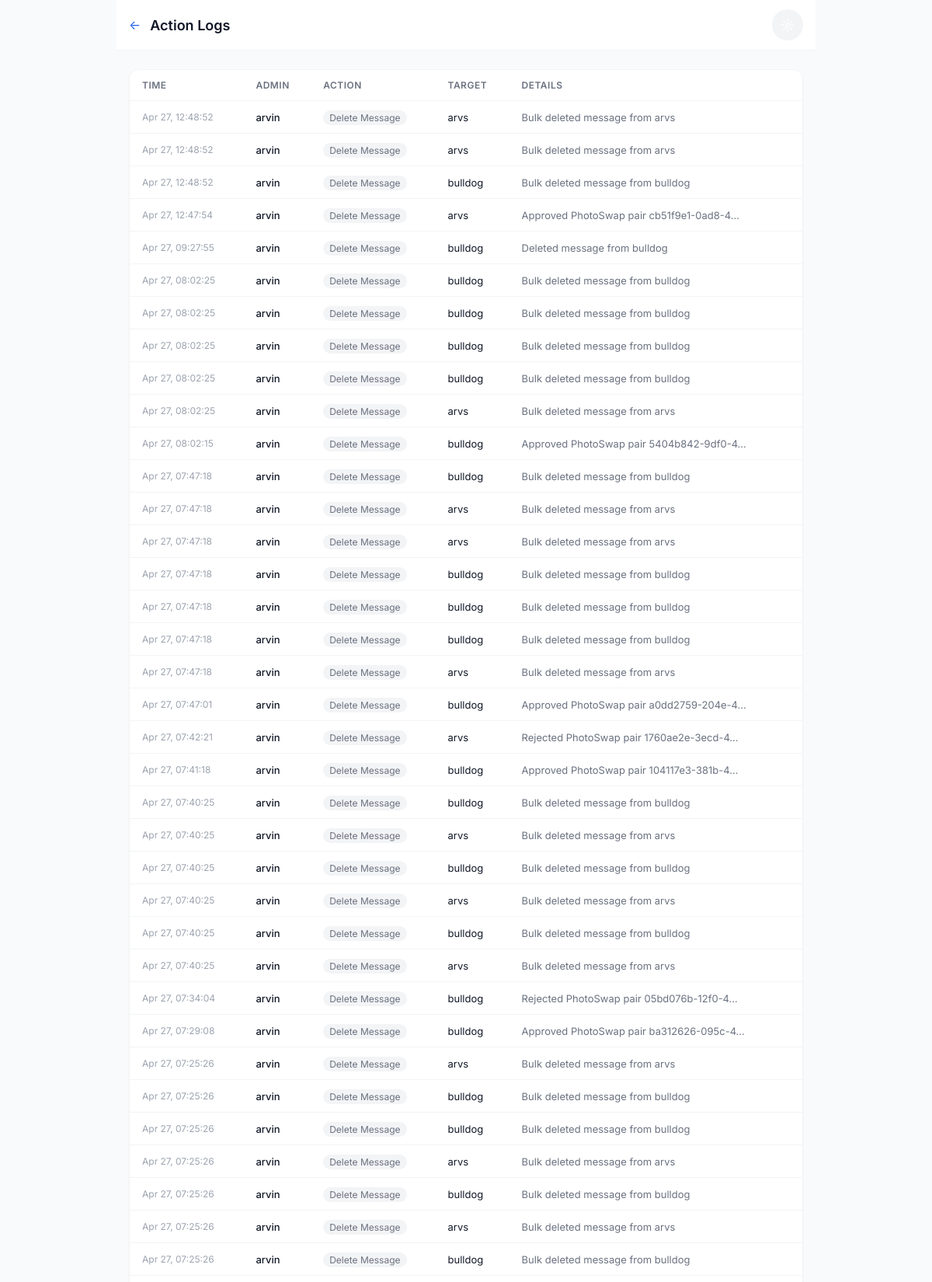
The app's page /chat/admin/logs/ (signed in, upper part) with its own data.
### chat/models.py (models this page shows, shortened)
class AdminLog(models.Model):
    ACTION_TYPES = [
        ('delete_user', 'Delete User'),
        ('delete_message', 'Delete Message'),
        ('delete_conversation', 'Delete Conversation'),
        ('ban_user', 'Ban User'),
        ('unban_user', 'Unban User'),
    ]
    id = models.UUIDField(primary_key=True, default=uuid.uuid4, editable=False)
    admin_user = models.ForeignKey(User, on_delete=models.CASCADE, related_name='admin_actions')
    action_type = models.CharField(max_length=20, choices=ACTION_TYPES)
    target_user = models.ForeignKey(User, on_delete=models.CASCADE, null=True, blank=True, related_name='+')
    details = models.TextField(blank=True)
    ip_address = models.GenericIPAddressField(null=True, blank=True)
    created_at = models.DateTimeField(auto_now_add=True)
    class Meta:
        db_table = 'chat_admin_log'
        ordering = ['-created_at']

### chat/views_admin.py (the view)
# urls.py: path('admin/logs/', views_admin.admin_logs, name='admin_logs'),
@login_required
@user_passes_test(is_staff_or_admin, login_url='chat_list')
def admin_logs(request):
    logs = AdminLog.objects.select_related('admin_user', 'target_user').order_by('-created_at')[:100]
    return render(request, 'chat/admin/logs.html', {'logs': logs, 'is_admin': is_admin_only(request.user)})

### chat/views_admin.py (called while the page is built)
def is_staff_or_admin(user):
    if user.is_superuser:
        return True
    profile = getattr(user, 'profile', None)
    if profile and profile.role in ('staff', 'admin'):
        return True
    return user.is_staff

def is_admin_only(user):
    if user.is_superuser:
        return True
    profile = getattr(user, 'profile', None)
    if profile and profile.role == 'admin':
        return True
    return False

### chat/templates/chat/admin/logs.html (shortened to what this page needs)
{% extends 'chat/base.html' %}
{% block content %}
<div style="max-width: 900px; margin: 0 auto;">
    <div class="app-bar">
        <div style="display: flex; align-items: center; gap: 12px;">
            <a href="{% url 'admin_dashboard' %}" class="back-btn">&#8592;</a>
            <h1>Action Logs</h1>
        </div>
        <button class="theme-toggle" onclick="toggleTheme()">&#9788;</button>
    </div>
    <div class="container" style="padding-top: 24px;">
        <div class="card" style="overflow: auto;">
            <table style="width: 100%; border-collapse: collapse; font-size: 14px;">
                <thead>
                    <tr style="border-bottom: 1px solid var(--border-light);">
                        <th style="padding: 12px 16px; text-align: left; font-weight: 600; color: var(--text-secondary); font-size: 12px; text-transform: uppercase; letter-spacing: 0.5px;">Time</th>
                        <th style="padding: 12px 16px; text-align: left; font-weight: 600; color: var(--text-secondary); font-size: 12px; text-transform: uppercase; letter-spacing: 0.5px;">Admin</th>
                        <th style="padding: 12px 16px; text-align: left; font-weight: 600; color: var(--text-secondary); font-size: 12px; text-transform: uppercase; letter-spacing: 0.5px;">Action</th>
                        <th style="padding: 12px 16px; text-align: left; font-weight: 600; color: var(--text-secondary); font-size: 12px; text-transform: uppercase; letter-spacing: 0.5px;">Target</th>
                        <th style="padding: 12px 16px; text-align: left; font-weight: 600; color: var(--text-secondary); font-size: 12px; text-transform: uppercase; letter-spacing: 0.5px;">Details</th>
                    </tr>
                </thead>
                <tbody>
                    {% for log in logs %}
                    <tr style="border-bottom: 1px solid var(--border-light);">
                        <td style="padding: 12px 16px; font-size: 12px; color: var(--text-muted); white-space: nowrap;">{{ log.created_at|date:"M d, H:i:s" }}</td>
                        <td style="padding: 12px 16px; font-weight: 500; font-size: 13px;">{{ log.admin_user.username }}</td>
                        <td style="padding: 12px 16px;">
                            <span style="font-size: 12px; padding: 2px 8px; border-radius: 12px; background: var(--surface-hover); color: var(--text-secondary);">
                                {{ log.get_action_type_display }}
                            </span>
                        </td>
                        <td style="padding: 12px 16px; font-size: 13px;">{{ log.target_user.username|default:"N/A" }}</td>
                        <td style="padding: 12px 16px; font-size: 13px; color: var(--text-secondary);">{{ log.details|truncatechars:40 }}</td>
                    </tr>
                    {% empty %}
                    <tr><td colspan="5" style="padding: 24px; text-align: center; color: var(--text-secondary);">No action logs found</td></tr>
                    {% endfor %}
                </tbody>
            </table>
        </div>
    </div>
</div>
{% endblock %}

### records on screen
AdminLog: created_at "Apr 27, 12:48:52", admin_user.username "arvin", action_type "Delete Message", target_user.username "arvs", details "Bulk deleted message from arvs"
AdminLog: created_at "Apr 27, 12:48:52", admin_user.username "arvin", action_type "Delete Message", target_user.username "arvs", details "Bulk deleted message from arvs"
AdminLog: created_at "Apr 27, 12:48:52", admin_user.username "arvin", action_type "Delete Message", target_user.username "bulldog", details "Bulk deleted message from bulldog"
AdminLog: created_at "Apr 27, 12:47:54", admin_user.username "arvin", action_type "Delete Message", target_user.username "arvs", details "Approved PhotoSwap pair cb51f9e1-0ad8-4…"
AdminLog: created_at "Apr 27, 09:27:55", admin_user.username "arvin", action_type "Delete Message", target_user.username "bulldog", details "Deleted message from bulldog"
AdminLog: created_at "Apr 27, 08:02:25", admin_user.username "arvin", action_type "Delete Message", target_user.username "bulldog", details "Bulk deleted message from bulldog"
AdminLog: created_at "Apr 27, 08:02:25", admin_user.username "arvin", action_type "Delete Message", target_user.username "bulldog", details "Bulk deleted message from bulldog"
AdminLog: created_at "Apr 27, 08:02:25", admin_user.username "arvin", action_type "Delete Message", target_user.username "bulldog", details "Bulk deleted message from bulldog"
AdminLog: created_at "Apr 27, 08:02:25", admin_user.username "arvin", action_type "Delete Message", target_user.username "bulldog", details "Bulk deleted message from bulldog"
AdminLog: created_at "Apr 27, 08:02:25", admin_user.username "arvin", action_type "Delete Message", target_user.username "arvs", details "Bulk deleted message from arvs"
AdminLog: created_at "Apr 27, 08:02:15", admin_user.username "arvin", action_type "Delete Message", target_user.username "bulldog", details "Approved PhotoSwap pair 5404b842-9df0-4…"
AdminLog: created_at "Apr 27, 07:47:18", admin_user.username "arvin", action_type "Delete Message", target_user.username "bulldog", details "Bulk deleted message from bulldog"
AdminLog: created_at "Apr 27, 07:47:18", admin_user.username "arvin", action_type "Delete Message", target_user.username "arvs", details "Bulk deleted message from arvs"
AdminLog: created_at "Apr 27, 07:47:18", admin_user.username "arvin", action_type "Delete Message", target_user.username "arvs", details "Bulk deleted message from arvs"
AdminLog: created_at "Apr 27, 07:47:18", admin_user.username "arvin", action_type "Delete Message", target_user.username "bulldog", details "Bulk deleted message from bulldog"
AdminLog: created_at "Apr 27, 07:47:18", admin_user.username "arvin", action_type "Delete Message", target_user.username "bulldog", details "Bulk deleted message from bulldog"
AdminLog: created_at "Apr 27, 07:47:18", admin_user.username "arvin", action_type "Delete Message", target_user.username "bulldog", details "Bulk deleted message from bulldog"
AdminLog: created_at "Apr 27, 07:47:18", admin_user.username "arvin", action_type "Delete Message", target_user.username "arvs", details "Bulk deleted message from arvs"
AdminLog: created_at "Apr 27, 07:47:01", admin_user.username "arvin", action_type "Delete Message", target_user.username "bulldog", details "Approved PhotoSwap pair a0dd2759-204e-4…"
AdminLog: created_at "Apr 27, 07:42:21", admin_user.username "arvin", action_type "Delete Message", target_user.username "arvs", details "Rejected PhotoSwap pair 1760ae2e-3ecd-4…"
AdminLog: created_at "Apr 27, 07:41:18", admin_user.username "arvin", action_type "Delete Message", target_user.username "bulldog", details "Approved PhotoSwap pair 104117e3-381b-4…"
AdminLog: created_at "Apr 27, 07:40:25", admin_user.username "arvin", action_type "Delete Message", target_user.username "bulldog", details "Bulk deleted message from bulldog"
AdminLog: created_at "Apr 27, 07:40:25", admin_user.username "arvin", action_type "Delete Message", target_user.username "arvs", details "Bulk deleted message from arvs"
AdminLog: created_at "Apr 27, 07:40:25", admin_user.username "arvin", action_type "Delete Message", target_user.username "bulldog", details "Bulk deleted message from bulldog"
AdminLog: created_at "Apr 27, 07:40:25", admin_user.username "arvin", action_type "Delete Message", target_user.username "arvs", details "Bulk deleted message from arvs"
AdminLog: created_at "Apr 27, 07:40:25", admin_user.username "arvin", action_type "Delete Message", target_user.username "bulldog", details "Bulk deleted message from bulldog"
AdminLog: created_at "Apr 27, 07:40:25", admin_user.username "arvin", action_type "Delete Message", target_user.username "arvs", details "Bulk deleted message from arvs"
AdminLog: created_at "Apr 27, 07:34:04", admin_user.username "arvin", action_type "Delete Message", target_user.username "bulldog", details "Rejected PhotoSwap pair 05bd076b-12f0-4…"
AdminLog: created_at "Apr 27, 07:29:08", admin_user.username "arvin", action_type "Delete Message", target_user.username "bulldog", details "Approved PhotoSwap pair ba312626-095c-4…"
AdminLog: created_at "Apr 27, 07:25:26", admin_user.username "arvin", action_type "Delete Message", target_user.username "arvs", details "Bulk deleted message from arvs"
AdminLog: created_at "Apr 27, 07:25:26", admin_user.username "arvin", action_type "Delete Message", target_user.username "bulldog", details "Bulk deleted message from bulldog"
AdminLog: created_at "Apr 27, 07:25:26", admin_user.username "arvin", action_type "Delete Message", target_user.username "bulldog", details "Bulk deleted message from bulldog"
AdminLog: created_at "Apr 27, 07:25:26", admin_user.username "arvin", action_type "Delete Message", target_user.username "arvs", details "Bulk deleted message from arvs"
AdminLog: created_at "Apr 27, 07:25:26", admin_user.username "arvin", action_type "Delete Message", target_user.username "bulldog", details "Bulk deleted message from bulldog"
AdminLog: created_at "Apr 27, 07:25:26", admin_user.username "arvin", action_type "Delete Message", target_user.username "arvs", details "Bulk deleted message from arvs"
AdminLog: created_at "Apr 27, 07:25:26", admin_user.username "arvin", action_type "Delete Message", target_user.username "bulldog", details "Bulk deleted message from bulldog"
